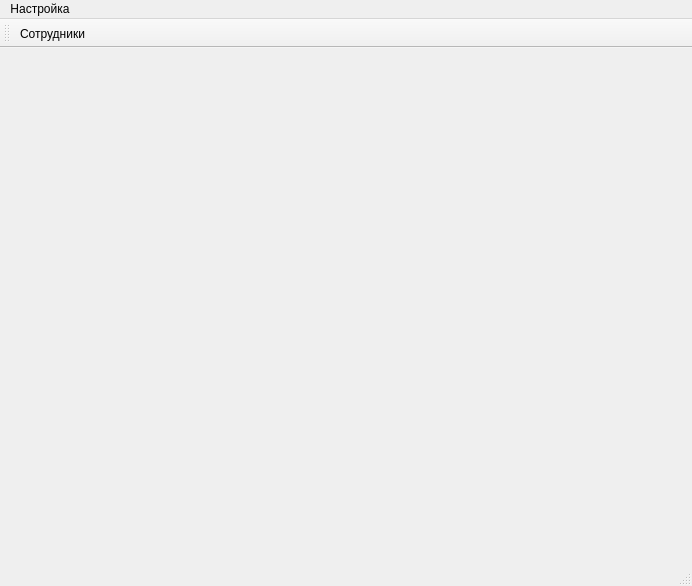
<?xml version="1.0" encoding="UTF-8"?>
<ui version="4.0">
 <class>MainWindow</class>
 <widget class="QMainWindow" name="MainWindow">
  <property name="geometry">
   <rect>
    <x>0</x>
    <y>0</y>
    <width>692</width>
    <height>586</height>
   </rect>
  </property>
  <property name="windowTitle">
   <string>График Дежурств</string>
  </property>
  <widget class="QWidget" name="centralWidget"/>
  <widget class="QMenuBar" name="menuBar">
   <property name="geometry">
    <rect>
     <x>0</x>
     <y>0</y>
     <width>692</width>
     <height>23</height>
    </rect>
   </property>
   <widget class="QMenu" name="menu">
    <property name="title">
     <string>Настройка</string>
    </property>
    <addaction name="actionUsers"/>
   </widget>
   <addaction name="menu"/>
  </widget>
  <widget class="QToolBar" name="mainToolBar">
   <attribute name="toolBarArea">
    <enum>TopToolBarArea</enum>
   </attribute>
   <attribute name="toolBarBreak">
    <bool>false</bool>
   </attribute>
   <addaction name="actionUsers"/>
  </widget>
  <widget class="QStatusBar" name="statusBar"/>
  <action name="actionUsers">
   <property name="icon">
    <iconset resource="resource.qrc">
     <normaloff>:/Icons/users.png</normaloff>:/Icons/users.png</iconset>
   </property>
   <property name="text">
    <string>Сотрудники</string>
   </property>
   <property name="toolTip">
    <string>Список Сотрудников</string>
   </property>
   <property name="statusTip">
    <string>Редактирование справочника сотрудников</string>
   </property>
   <property name="shortcut">
    <string>Ctrl+U</string>
   </property>
  </action>
 </widget>
 <layoutdefault spacing="6" margin="11"/>
 <resources>
  <include location="resource.qrc"/>
 </resources>
 <connections/>
</ui>
